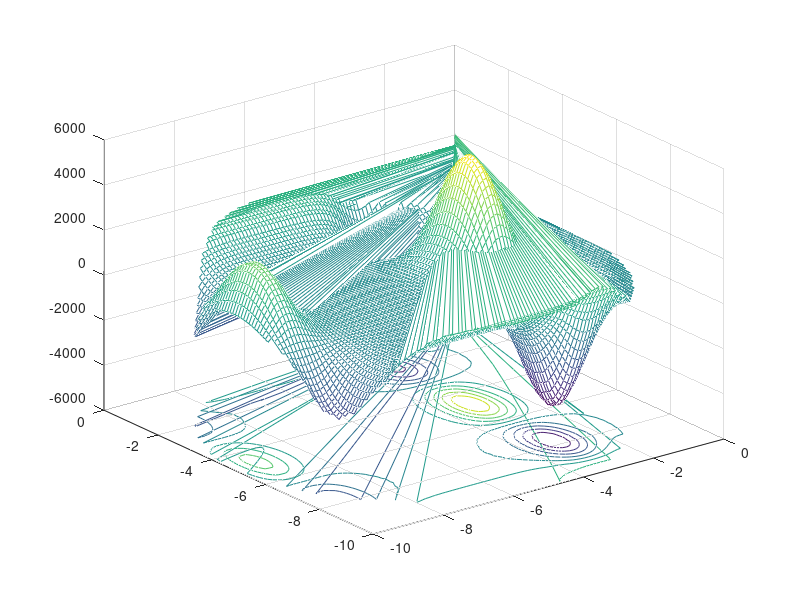

This figure's MATLAB source:
function visualize_mirshas_bird_func
  x=linspace(-10,0,100);
  y=linspace(-10,0,100);
  [xx,yy]=meshgrid(x,y);
  
  mask = (xx+5).^2 + (yy+5).^2 < 25;
  
  xx_mask = xx.*mask;
  yy_mask = yy.*mask;
  
  meshc(xx_mask,yy_mask,sin(yy_mask)*e.^((1-cos(xx_mask)).^2)+cos(xx_mask)*e.^((1-sin(yy_mask)).^2)+(xx_mask-yy_mask).^2)
endfunction